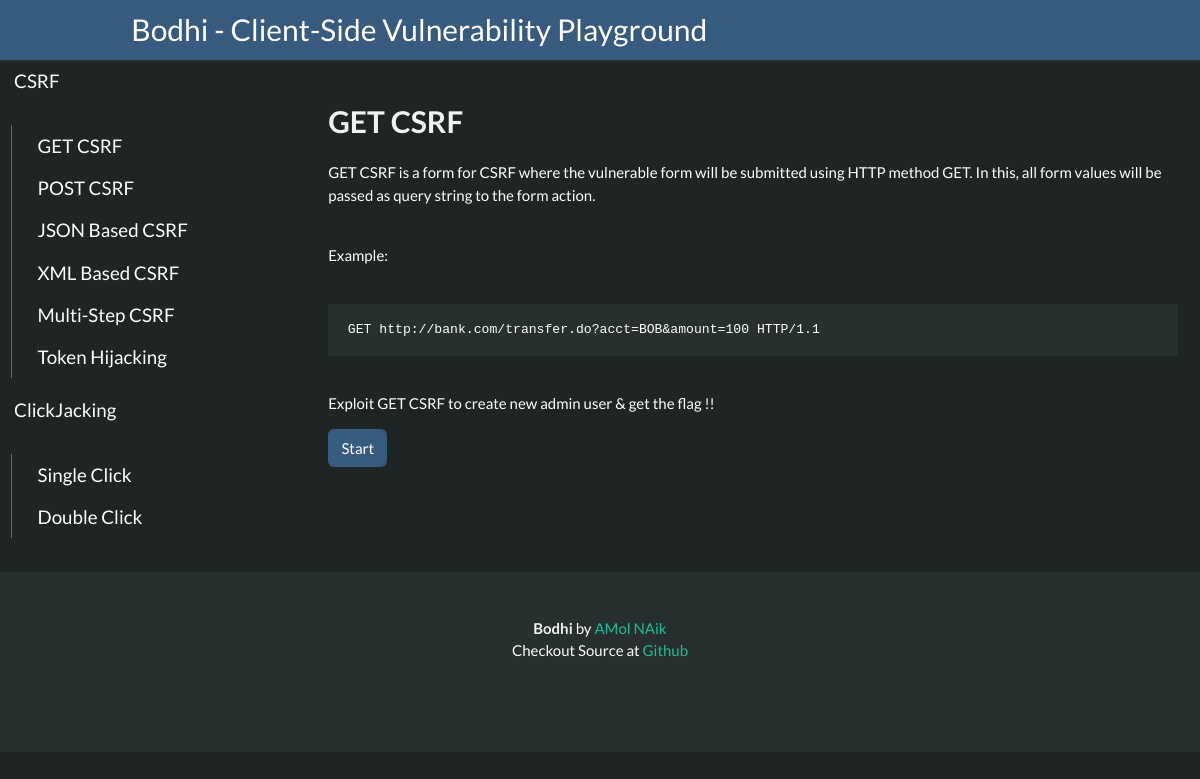
Page /info/csrf1 on the committed database.
### models.py (models this page shows, shortened)
class ChallInfo(db.Model):
	__tablename__ = 'chall_info'
	id = db.Column(db.Integer, primary_key = True)
	title = db.Column(db.String(100))
	description = db.Column(db.String(500))
	vuln_request = db.Column(db.String(100))
	link = db.Column(db.String(100))
	chall = db.Column(db.String(100))

### main/routes.py (the view)
@main.route("/info/<chall>")
def info_chall(chall):
	chall_data = ChallInfo.query.filter_by(chall=chall).first()
	return render_template("main/info.html", chall_data=chall_data)

### templates/main/info.html
{% extends "layout.html" %}
{% block content %}
<div class="column">
<section class="section">
	<div class="content">
		<h1 class="title">{{ chall_data.title }}</h1>
		<p>{{ chall_data.description | safe }}</p>
		<a class="button is-primary" href="{{ chall_data.link }}">Start</a>
	</div>
</section>
</div>
{% endblock %}

### templates/layout.html (shortened to what this page needs)
<html>
<head>
  <link href="https://maxcdn.bootstrapcdn.com/font-awesome/4.6.3/css/font-awesome.min.css" rel="stylesheet" />
  <link href="{{ url_for('static', filename='css/bulmaswatch.min.css') }}" rel="stylesheet">
</head>
<body class="theme-page">
  <nav class="navbar">
      <div class="container">
        <a class="navbar-item" href="/">
          <h1 class="title is-3 is-primary">Bodhi - Client-Side Vulnerability Playground</h1>
        </a>
      </div>
  </nav>
<div class="columns">
  <div class="column is-3">
    <aside class="menu">
      <ul class="menu-list">
        <li>
          <a class="subtitle" href="/csrf">CSRF</a>
          <ul>
            <li>
              <a class="subtitle" href="/info/csrf1">GET CSRF</a>
            </li>
            <li>
              <a class="subtitle" href="/info/csrf2">POST CSRF</a>
            </li>
            <li>
              <a class="subtitle" href="/info/csrf3">JSON Based CSRF</a>
            </li>
            <li>
              <a class="subtitle" href="/info/csrf4">XML Based CSRF</a>
            </li>
            <li>
              <a class="subtitle" href="/info/csrf5">Multi-Step CSRF</a>
            </li>
            <li>
              <a class="subtitle" href="/info/csrf6">Token Hijacking</a>
            </li>
          </ul>
        </li>
        <li>
          <a class="subtitle" href="/clickjack">ClickJacking</a>
          <ul>
            <li>
              <a class="subtitle" href="/info/click1">Single Click</a>
            </li>
            <li>
              <a class="subtitle" href="/info/click2">Double Click</a>
            </li>
          </ul>
        </li>
      </ul>
    </aside>
  </div>
        {% block content %}
        {% endblock %}
</div>
 <footer class="footer">
  <div class="has-text-centered">
    <p>
      <strong>Bodhi</strong> by <a href="https://twitter.com/amolnaik4">AMol NAik</a>
      <br>Checkout Source at <a href="http://github.com/amolnaik4/bodhi">Github</a>
    </p>
  </div>
</footer>
</body>
</html>

### rows in the picture
ChallInfo: title "GET CSRF", description "GET CSRF is a form for CSRF where the vulnerable form will be submitted using HTTP method GET. In this, all form values will be passed as query string to the form action. Example: GET http://bank.com/transfer.do?acct=BOB&amount=100 HTTP/1.1 Exploit GET CSRF to create new admin user & get the flag !!"
